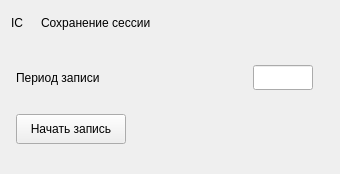
<?xml version="1.0" encoding="UTF-8"?>
<ui version="4.0">
 <class>WidgetFile</class>
 <widget class="QWidget" name="WidgetFile">
  <property name="geometry">
   <rect>
    <x>0</x>
    <y>0</y>
    <width>340</width>
    <height>174</height>
   </rect>
  </property>
  <property name="windowTitle">
   <string>Form</string>
  </property>
  <layout class="QHBoxLayout" name="horizontalLayout_4">
   <item>
    <layout class="QVBoxLayout" name="verticalLayout_borderExternal">
     <item>
      <layout class="QHBoxLayout" name="horizontalLayout">
       <item>
        <widget class="QLabel" name="label_headIcon">
         <property name="sizePolicy">
          <sizepolicy hsizetype="Preferred" vsizetype="Preferred">
           <horstretch>24</horstretch>
           <verstretch>24</verstretch>
          </sizepolicy>
         </property>
         <property name="minimumSize">
          <size>
           <width>24</width>
           <height>24</height>
          </size>
         </property>
         <property name="maximumSize">
          <size>
           <width>24</width>
           <height>24</height>
          </size>
         </property>
         <property name="text">
          <string>IC</string>
         </property>
        </widget>
       </item>
       <item>
        <widget class="QLabel" name="label_headText">
         <property name="text">
          <string>Сохранение сессии</string>
         </property>
        </widget>
       </item>
       <item>
        <spacer name="verticalSpacer">
         <property name="orientation">
          <enum>Qt::Vertical</enum>
         </property>
         <property name="sizeType">
          <enum>QSizePolicy::Fixed</enum>
         </property>
         <property name="sizeHint" stdset="0">
          <size>
           <width>20</width>
           <height>20</height>
          </size>
         </property>
        </spacer>
       </item>
       <item>
        <spacer name="horizontalSpacer">
         <property name="orientation">
          <enum>Qt::Horizontal</enum>
         </property>
         <property name="sizeHint" stdset="0">
          <size>
           <width>40</width>
           <height>20</height>
          </size>
         </property>
        </spacer>
       </item>
      </layout>
     </item>
     <item>
      <layout class="QVBoxLayout" name="verticalLayout_2">
       <item>
        <widget class="QFrame" name="frame_borderInternal">
         <property name="frameShape">
          <enum>QFrame::StyledPanel</enum>
         </property>
         <property name="frameShadow">
          <enum>QFrame::Raised</enum>
         </property>
        </widget>
       </item>
       <item>
        <layout class="QHBoxLayout" name="horizontalLayout_borderInternal">
         <item>
          <spacer name="horizontalSpacer_4">
           <property name="orientation">
            <enum>Qt::Horizontal</enum>
           </property>
           <property name="sizeType">
            <enum>QSizePolicy::Fixed</enum>
           </property>
           <property name="sizeHint" stdset="0">
            <size>
             <width>5</width>
             <height>20</height>
            </size>
           </property>
          </spacer>
         </item>
         <item>
          <layout class="QVBoxLayout" name="verticalLayout">
           <item>
            <layout class="QHBoxLayout" name="horizontalLayout_3">
             <item>
              <widget class="QLabel" name="label_period">
               <property name="text">
                <string>Период записи</string>
               </property>
              </widget>
             </item>
             <item>
              <spacer name="horizontalSpacer_3">
               <property name="orientation">
                <enum>Qt::Horizontal</enum>
               </property>
               <property name="sizeHint" stdset="0">
                <size>
                 <width>40</width>
                 <height>20</height>
                </size>
               </property>
              </spacer>
             </item>
             <item>
              <widget class="QLineEdit" name="lineEdit_periodInput">
               <property name="sizePolicy">
                <sizepolicy hsizetype="Fixed" vsizetype="Fixed">
                 <horstretch>60</horstretch>
                 <verstretch>0</verstretch>
                </sizepolicy>
               </property>
               <property name="minimumSize">
                <size>
                 <width>60</width>
                 <height>25</height>
                </size>
               </property>
               <property name="maximumSize">
                <size>
                 <width>60</width>
                 <height>25</height>
                </size>
               </property>
               <property name="alignment">
                <set>Qt::AlignRight|Qt::AlignTrailing|Qt::AlignVCenter</set>
               </property>
              </widget>
             </item>
            </layout>
           </item>
           <item>
            <layout class="QHBoxLayout" name="horizontalLayout_2">
             <item>
              <widget class="QPushButton" name="pushButton_start">
               <property name="minimumSize">
                <size>
                 <width>110</width>
                 <height>30</height>
                </size>
               </property>
               <property name="maximumSize">
                <size>
                 <width>110</width>
                 <height>30</height>
                </size>
               </property>
               <property name="focusPolicy">
                <enum>Qt::NoFocus</enum>
               </property>
               <property name="text">
                <string>Начать запись</string>
               </property>
              </widget>
             </item>
             <item>
              <spacer name="horizontalSpacer_2">
               <property name="orientation">
                <enum>Qt::Horizontal</enum>
               </property>
               <property name="sizeHint" stdset="0">
                <size>
                 <width>40</width>
                 <height>20</height>
                </size>
               </property>
              </spacer>
             </item>
            </layout>
           </item>
          </layout>
         </item>
         <item>
          <spacer name="verticalSpacer_5">
           <property name="orientation">
            <enum>Qt::Vertical</enum>
           </property>
           <property name="sizeHint" stdset="0">
            <size>
             <width>5</width>
             <height>40</height>
            </size>
           </property>
          </spacer>
         </item>
         <item>
          <spacer name="horizontalSpacer_5">
           <property name="orientation">
            <enum>Qt::Horizontal</enum>
           </property>
           <property name="sizeType">
            <enum>QSizePolicy::Fixed</enum>
           </property>
           <property name="sizeHint" stdset="0">
            <size>
             <width>5</width>
             <height>20</height>
            </size>
           </property>
          </spacer>
         </item>
        </layout>
       </item>
      </layout>
     </item>
    </layout>
   </item>
   <item>
    <widget class="QFrame" name="frame_borderExternal">
     <property name="frameShape">
      <enum>QFrame::StyledPanel</enum>
     </property>
     <property name="frameShadow">
      <enum>QFrame::Raised</enum>
     </property>
    </widget>
   </item>
  </layout>
 </widget>
 <resources/>
 <connections/>
</ui>
